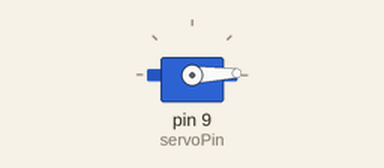
Recording of a sketch running on a simulated Arduino Uno, built with avr-gcc and run on an emulated ATmega328P. On the bench: servo. Wiring (inferred from the names in the program): servo: signal pin 9. Servo pulses on a pin are drawn as a servo (544–2400 µs = 0–180°).

Above: at 0.05 s.
At 0.8 s:
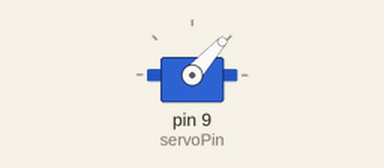
At 1.55 s:
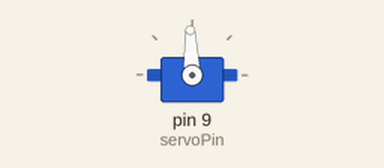
At 3.05 s:
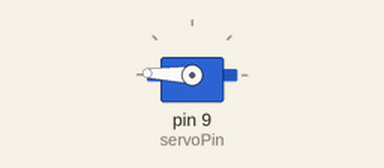
Timing chart, 0 to 7.1 s (numbered marks = the images above):
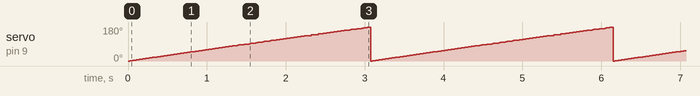

Measured:
- by itself, servo on pin 9 (servoPin): ramps from 0° to 178° and jumps back, once every 3.1 s

The sketch:

minimal_servo.ino
```cpp
int servoPin = 9;

void setup()
 {
  // put your setup code here, to run once:
  Serial.begin(115200);
  pinMode(servoPin, OUTPUT);  // attaches the servo on pin 9 to the servo object
 }

void loop()
 {
  // put your main code here, to run repeatedly:
  for(int pulse = 500; pulse < 2500; pulse+=14)
    {
     digitalWrite(servoPin, HIGH);
     delayMicroseconds(pulse);
     digitalWrite(servoPin, LOW);
     delay(20);
    }

 }
```
